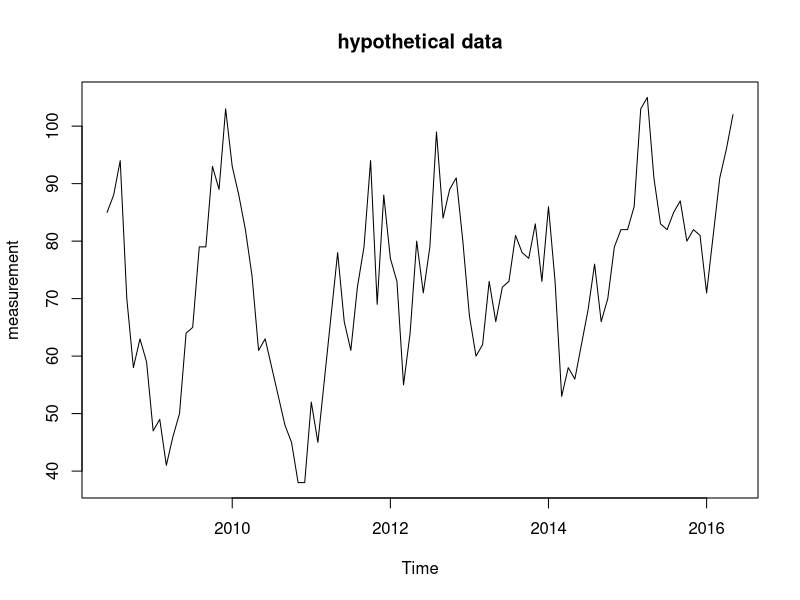
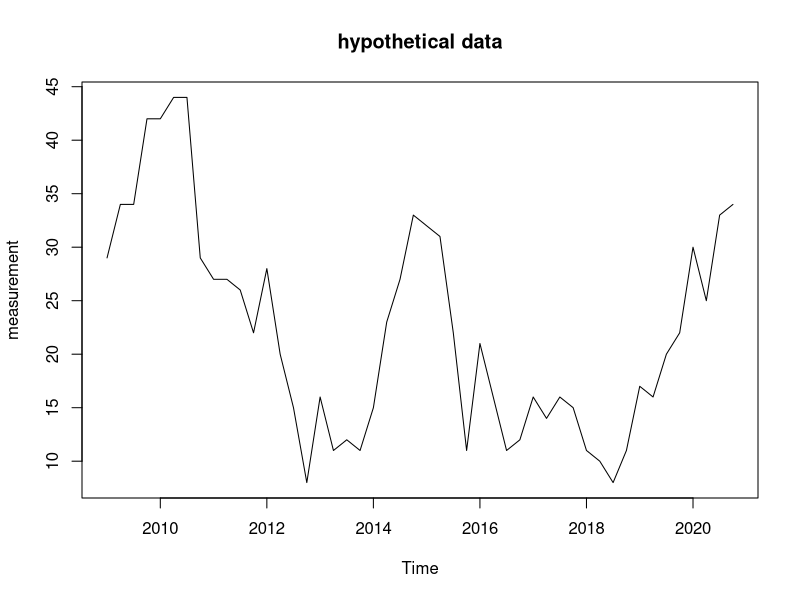
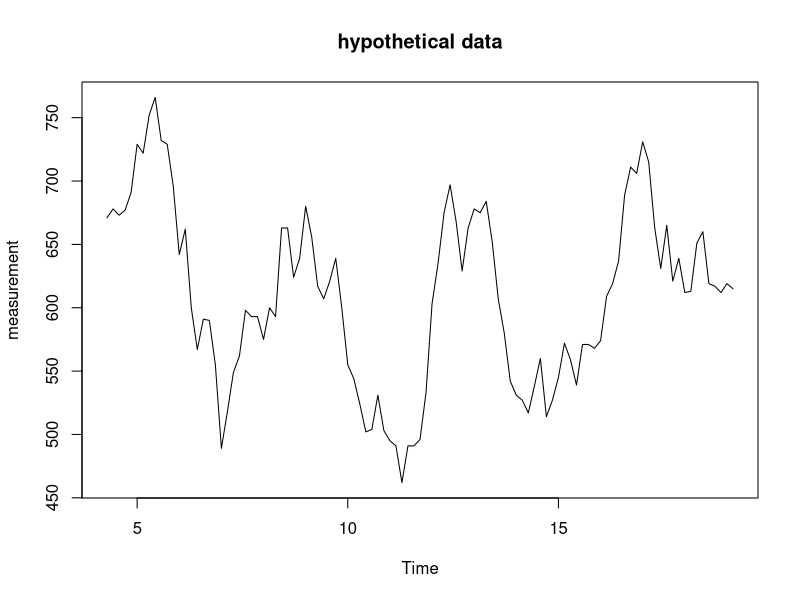
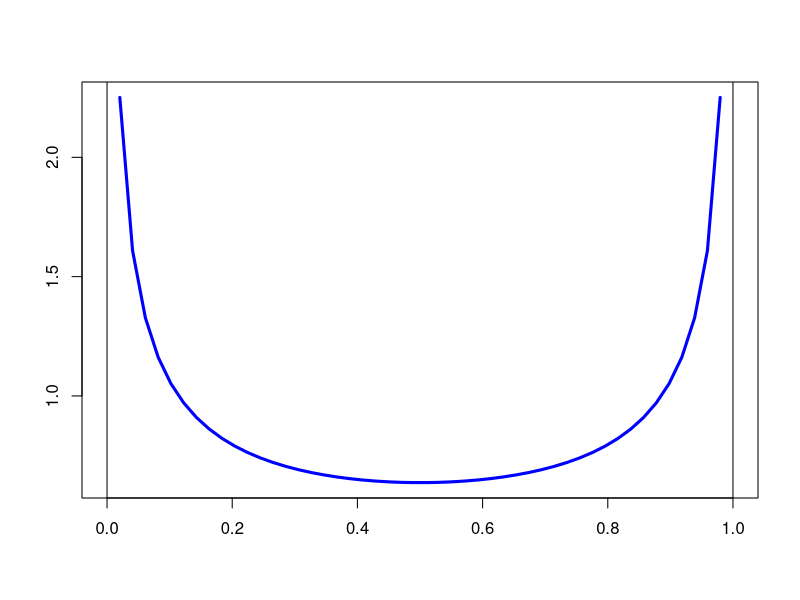
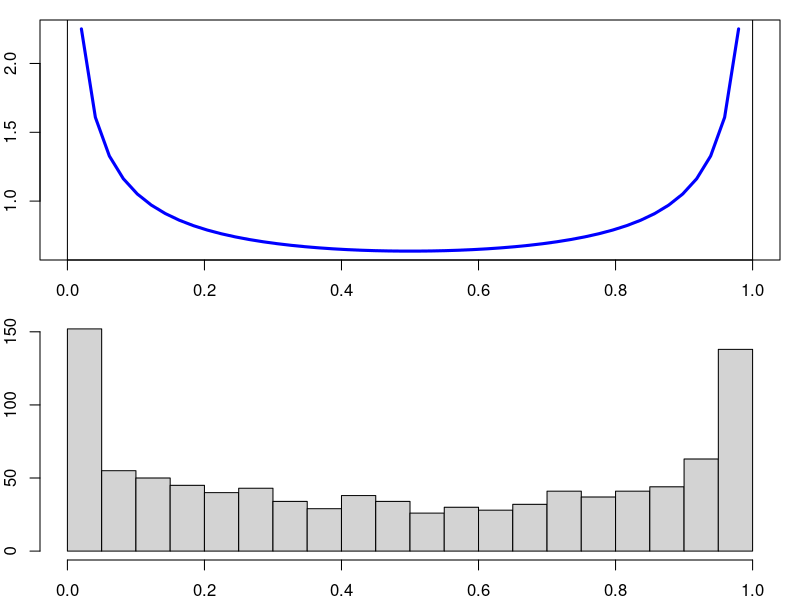
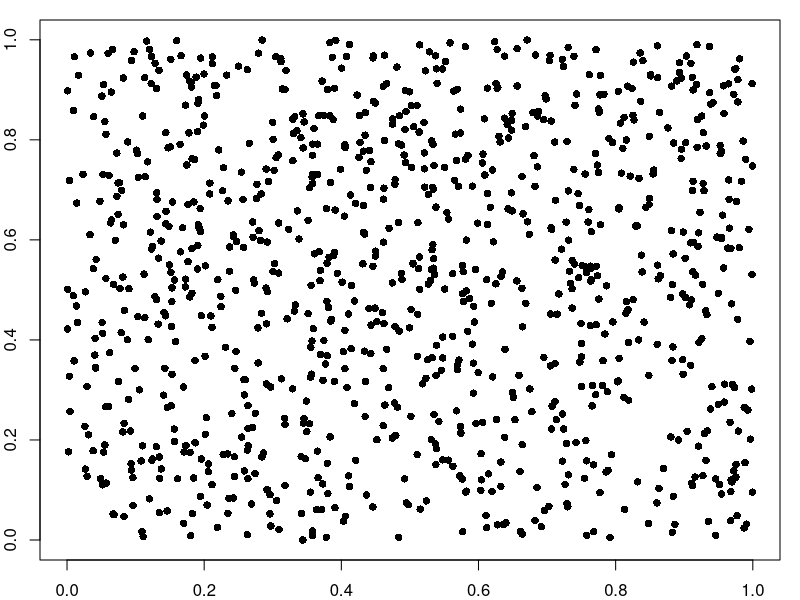
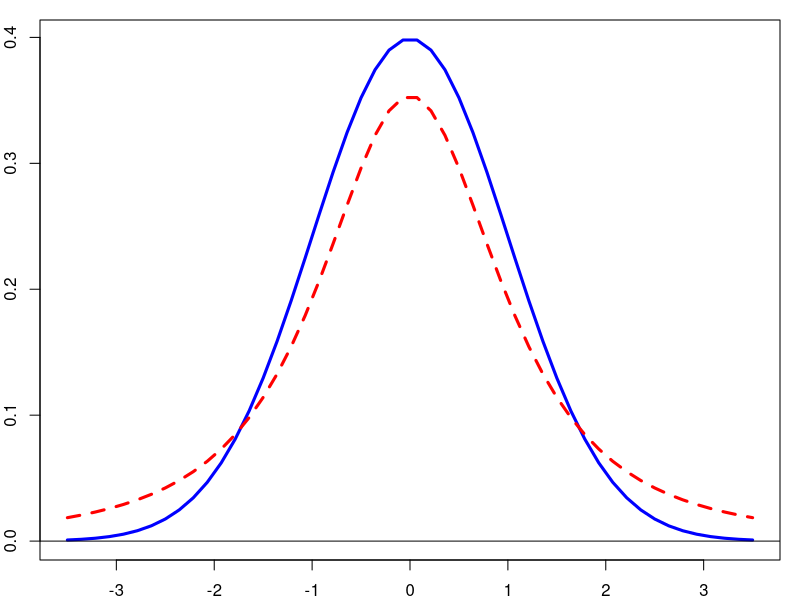
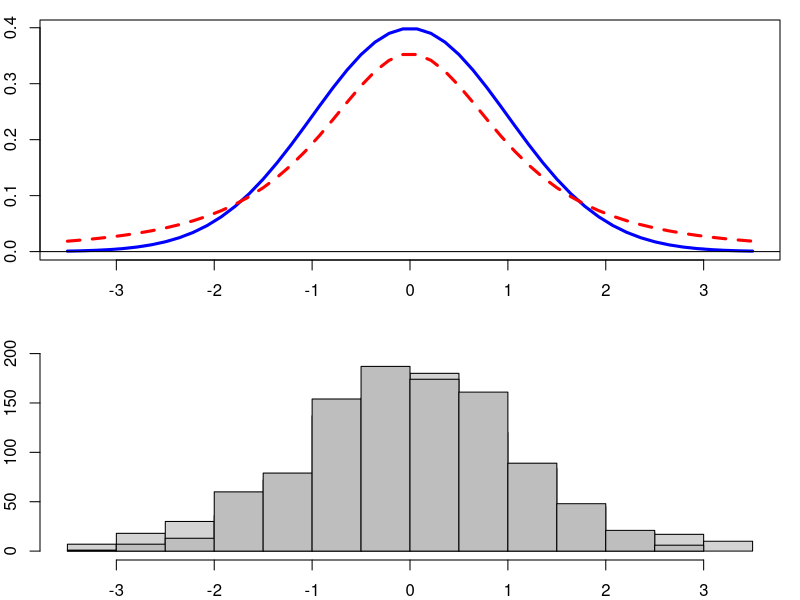

The R script that drew these images, in order:
# =================================================================================
# STAT 5170: Applied Time Series
# Numerical examples for part A of learning unit 1
# =================================================================================
#
# The aim of this set of examples is to familiarize the student with R and introduce a number of programming techniques that will be used in later examples.
#
# =================================================================================
# Time series objects
# =================================================================================
#
# R includes a specialized format for time series data. As an example consider the following data set of n=96 time-ordered measurements from a hypothetical process.

x.data <- c(85, 88, 94, 70, 58, 63, 59, 47, 49, 41, 46, 50, 64, 65, 79, 79, 93, 89, 103, 93, 88, 82, 74, 61, 63, 58, 53, 48, 45, 38, 38, 52, 45, 56, 67, 78, 66, 61, 72, 79, 94, 69, 88, 77, 73, 55, 64, 80, 71, 79, 99, 84, 89, 91, 80, 67, 60, 62, 73, 66, 72, 73, 81, 78, 77, 83, 73, 86, 73, 53, 58, 56, 62, 68, 76, 66, 70, 79, 82, 82, 86, 103, 105, 91, 83, 82, 85, 87, 80, 82, 81, 71, 81, 91, 96, 102)

# The time series format is implemented by converting this sequence of measurements to a time series object. Its advantage is that is stores information about the starting times, ending times, and intervals assoicated with the sequence.

# Let us suppose the data sequence above is of monthly measurements over an eight year period starting in June 2006. The conversion to a time series object is implemented by the following commands

x.ts <- ts(data=x.data, frequency=12, start=c(2008, 6))

# The data may now quickly be displayed in a table organized for monthly data

x.ts

# Similarly, a nice plot of the data is easily generated using the specialized "ts.plot" function

ts.plot(x.ts, ylab="measurement", main="hypothetical data")

# Quarterly data are also especially compatible with R's time series functionality, as is demonstrated with the following hypothtical data set. 

x.data <- c(29, 34, 34, 42, 42, 44, 44, 29, 27, 27, 26, 22, 28, 20, 15, 8, 16, 11, 12, 11, 15, 23, 27, 33, 32, 31, 22, 11, 21, 16, 11, 12, 16, 14, 16, 15, 11, 10, 8, 11, 17, 16, 20, 22, 30, 25, 33, 34)

x.ts <- ts(data=x.data, frequency=4, start=c(2009, 1))

x.ts

ts.plot(x.ts, ylab="measurement", main="hypothetical data")

# Other time intervals may also be specified, but may not be translated to familiar labels in printed output. For example, daily data organized within weeks is not automatically organized into a table reflecting that format in printed output, nor are the usual names of days of the week generated.

x.data <- c(671, 678, 673, 677, 691, 729, 722, 752, 766, 732, 729, 696, 642, 662, 600, 567, 591, 590, 555, 489, 518, 549, 562, 598, 593, 593, 575, 600, 593, 663, 663, 624, 639, 680, 656, 617, 607, 621, 639, 600, 555, 544, 524, 502, 504, 531, 503, 495, 491, 462, 491, 491, 496, 533, 603, 635, 675, 697, 668, 629, 663, 678, 675, 684, 652, 607, 580, 542, 531, 527, 517, 538, 560, 514, 527, 545, 572, 559, 539, 571, 571, 568, 574, 609, 619, 637, 689, 711, 706, 731, 715, 663, 631, 665, 621, 639, 612, 613, 651, 660, 619, 617, 612, 619, 615)

x.ts <- ts(data=x.data, frequency=7, start=c(4, 3))

x.ts

# However, note that the time-value of the final data point is calculated within the specified organizing system. Also, the week is displayed as the basic unit in a time series plot. 

ts.plot(x.ts, ylab="measurement", main="hypothetical data")

# =================================================================================
# Generating random numbers
# =================================================================================
#
# Often this course we will use simulation to explore the properties of time-series models, or to implement statistical inference procedures. For this, it is helful to refamiliarize ourselves with a few interesting probability distributions, and learn how to work with them in R.

# ---------------------------------------------------------------------------------
# Beta distributions
# ---------------------------------------------------------------------------------

# Random variables that have a beta distribution fall within the unit interval. The graph of a beta density with parameters alpha=1/2 and beta=1/2 is generated as follows.  

alpha <- 1/2
beta <- 1/2
x.grid <- seq(from=0, to=1, length.out=50)
p.grid <- dbeta(x=x.grid, shape1=alpha, shape2=beta)

plot(x.grid, p.grid, type="l", lty=1, lwd=3, col="blue", xlab="", ylab="")
abline(h=0, lty=1, lwd=1)
abline(v=c(0,1), lty=1, lwd=1)

# The following code uses the "rbeta" function to simulate an independent and identically distributed sample of beta random variables with common parameters alpha=1/2 and beta=1/2.

n.samp <- 1000
x.samp <- numeric(length=n.samp)
for (i.samp in 1:n.samp) {
  x.val <- rbeta(n=1, shape1=alpha, shape2=beta)
  x.samp[i.samp] <- x.val
}

# A histogram of the similated data, displayed with the correspnding density, is generated as follows:

par(mfrow = c(2, 1))
par(mar=c(2.00, 2.00, 1.00, 1.00)) #bottom, left, top, and right
plot(x.grid, p.grid, type="l", lty=1, lwd=3, col="blue", xlab="", ylab="")
abline(v=c(0,1), lty=1, lwd=1)

hist(x.samp, breaks=20, xlab="", ylab="", main="")
par(mfrow = c(1, 1))

# Recall that a uniform distribution is just a beta distribution with parameters alpha=1 and beta=1. A uniform distribution in the unit square is understood as the distribution of pair of independent uniform random variables.

# The following code uses the "runif" function to simulate an independent and identically distributed sample of uniform bivariate random vectors on the square.

n.samp <- 1000
x.samp <- matrix(data=0, nrow=2, ncol=n.samp)
for (i.samp in 1:n.samp) {
  x.vect <- runif(n=2, min=0, max=1)
  x.samp[, i.samp] <- x.vect
}

# A plot of these data is generated as follows:

plot(x.samp[1,], x.samp[2,], pch=16, cex=1, xlab="", ylab="")

# ---------------------------------------------------------------------------------
# Normal distributions and t distributions
# ---------------------------------------------------------------------------------

# Recall that densities of the normal distributions and t distributions are bell shaped, but a t distribution has "thick tails." Overlaid example densities of each of these distributons are generated by the code below. Notice that the normal density is standard normal, and the t density has df=4 degrees of freedom.

x.min <- -3.5
x.max <- 3.5
x.grid <- seq(from=x.min, to=x.max, length.out=50)
z.grid <- dnorm(x=x.grid, mean=0, sd=1)
t.grid <- dt(x=x.grid, df=2)

plot(x.grid, z.grid, type="l", lty=1, lwd=3, col="blue", xlab="", ylab="")
lines(x.grid, t.grid, lty=2, lwd=3, col="red")
abline(h=0, lty=1, lwd=1)

# Simulated data from each distributions is generated by the following code, and displayed with the corresponding density plots as overlaid histograms.

n.samp <- 1000
z.samp <- numeric(length=n.samp)
t.samp <- numeric(length=n.samp)
for (i.samp in 1:n.samp) {
  z.val <- rnorm(n=1, mean=0, sd=1)
  t.val <- rt(n=1, df=2)
  z.samp[i.samp] <- z.val
  t.samp[i.samp] <- t.val
}

par(mfrow = c(2, 1))
par(mar=c(2.00, 2.00, 1.00, 1.00)) #bottom, left, top, and right
plot(x.grid, z.grid, type="l", lty=1, lwd=3, col="blue", xlab="", ylab="")
lines(x.grid, t.grid, lty=2, lwd=3, col="red")
abline(h=0, lty=1, lwd=1)

hist(t.samp[which((t.samp > x.min) & (t.samp < x.max))], breaks=20, ylim=c(0,225), xlab="", ylab="", main="")
hist(z.samp, breaks=20, col="grey", add=TRUE)
par(mfrow = c(1, 1))

# Consider the distribution of a bivariate normal random vector such that the entries are independent and each has standard normal distribution. Simulated bivariate random vectors from this distribution, when plotted, form a circular shape.

n.samp <- 1000
z.samp <- matrix(data=0, nrow=2, ncol=n.samp)
for (i.samp in 1:n.samp) {
  z.vect <- rnorm(n=2, mean=0, sd=1)
  z.samp[, i.samp] <- z.vect
}

plot(z.samp[1,], z.samp[2,], pch=16, cex=1, xlab="", ylab="")

# Eliptical shapes arise by linear transformation of the random vectors. To simulate a sample of bivariate normal random vectors from a normal distributon with mean mu.vect and covariance matrix Sig.mat, start by simulating pairs of independent standard normal random vectors and apply the following transformation:
#
# x.vect = mu.vect + Sig.sqrt %*% z.vect
#
# where Sig.sqrt is the matrix square-root of Sig.mat, and %*% is R's syntax for matrix multiplication. The matrix square-root, Sig.sqrt, of Sig.mat is defined as the matrix such that
#
# Sig.mat = Sig.sqrt %*% Sig.sqrt
#
# It may be calculated using the "sqrtm" function, which is included in the package called "expm", which must be loaded during the R session.

#install.packages("expm")
library(expm)

# The following code simulates a sample of bivariate normal random vectors from a distributon with respective means mu1=100 and mu2=50, respective standard deviations sig1=30 and sig2=10, and correlation rho=0.75.

mu1 <- 100
mu2 <- 50
sig1 <- 30
sig2 <- 10
rho <- 0.75

mu.vect <- c(mu1, mu2)
Sig.mat <- matrix(data=0, nrow=2, ncol=2)
Sig.mat[1,1] <- sig1^2
Sig.mat[1,2] <- rho*sig1*sig2
Sig.mat[2,1] <- Sig.mat[1,2]
Sig.mat[2,2] <- sig2^2

Sig.sqrt <- sqrtm(Sig.mat)

n.samp <- 1000
z.samp <- matrix(data=0, nrow=2, ncol=n.samp)
x.samp <- matrix(data=0, nrow=2, ncol=n.samp)
for (i.samp in 1:n.samp) {
  z.vect <- rnorm(n=2, mean=0, sd=1)
  z.samp[, i.samp] <- z.vect
  x.samp[, i.samp] <- mu.vect + Sig.sqrt %*% z.vect
}

par(mfrow = c(2, 2))
plot(z.samp[1,], z.samp[2,], pch=16, cex=1, xlab="", ylab="")
plot(x.samp[1,], x.samp[2,], pch=16, cex=1, xlab="", ylab="")
par(mfrow = c(1, 1))

# Note that summary statistics for means, standard deviations, and correlations calculated in the simulated data produce values near to the values specified.

print(paste("mu1=", sprintf("%4.2f", mu1), "; ybar1=", sprintf("%4.2f", mean(x.samp[1,])), sep=""))
print(paste("mu2=", sprintf("%4.2f", mu2), "; ybar2=", sprintf("%4.2f", mean(x.samp[2,])), sep=""))
print(paste("sig1=", sprintf("%4.2f", sig1), "; s1=", sprintf("%4.2f", sd(x.samp[1,])), sep=""))
print(paste("sig2=", sprintf("%4.2f", sig2), "; s2=", sprintf("%4.2f", sd(x.samp[2,])), sep=""))
print(paste("rho=", sprintf("%6.4f", rho), "; r=", sprintf("%6.4f", cor(x.samp[1,], x.samp[2,])), sep=""))

# ---------------------------------------------------------------------------------
# Chi-square distributions
# ---------------------------------------------------------------------------------

# A chi-square distribution is asymmetric with a long tail to the right. The following code produces a plot of a chi-square density with df=3 degrees of freedom together with a histogram of a sample of values simulated from that distribution.

df <- 3
x.min <- 0
x.max <- 8
x.grid <- seq(from=x.min, to=x.max, length.out=50)
p.grid <- dchisq(x=x.grid, df=df)

n.samp <- 1000
x.samp <- numeric(length=n.samp)
for (i.samp in 1:n.samp) {
  x.val <- rchisq(n=1, df=df)
  x.samp[i.samp] <- x.val
}

par(mfrow = c(2, 1))
par(mar=c(2.00, 2.00, 1.00, 1.00)) #bottom, left, top, and right
plot(x.grid, p.grid, type="l", lty=1, lwd=3, col="blue", xlab="", ylab="")
abline(v=0, lty=1, lwd=1)

hist(x.samp[which(x.samp < x.max)], breaks=20, xlab="", ylab="", main="")
par(mfrow = c(1, 1))

# A scaled inverse-chi-square distribution is defined as a transformation of the chi-square distributions. Specifically, if the random variable X has a chi-square distribution with df degrees of freedom, then, for a constant value lambda, the random variable
#
# Y = lambda / X
#
# has a scaled inverse-chi-square distribution with scale parameter lambda and df degrees of freedom.

# The density of a scaled inverse-chi-square distribution can be worked out using the transformation theorem. It is 
#
# p(y) = (0.5*lambda)^(0.5*df)*y^(-(0.5*df+1))*exp(-0.5*lambda/y)/gamma(0.5*df)
#
# However, this density formula is not needed to simulate a sample from the distribution. To simulate such a sample, just simulate values of the chi-square random variable and apply the transformation.

# The following code produces a plot of scaled inverse-chi-square density with scale parameter lambda=5 and df=3 degrees of freedom together with a sample histogram.

lambda <- 5
df <- 3
y.min <- 0
y.max <- 8
y.grid <- seq(from=y.min, to=y.max, length.out=50)
p.grid <- (0.5*lambda)^(0.5*df)*y.grid^(-(0.5*df+1))*exp(-0.5*lambda/y.grid)/gamma(0.5*df)

n.samp <- 1000
y.samp <- numeric(length=n.samp)
for (i.samp in 1:n.samp) {
  x.val <- rchisq(n=1, df=df)
  y.samp[i.samp] <- lambda / x.val
}

par(mfrow = c(2, 1))
par(mar=c(2.00, 2.00, 1.00, 1.00)) #bottom, left, top, and right
plot(y.grid, p.grid, type="l", lty=1, lwd=3, col="blue", xlab="", ylab="")
abline(h=0, lty=1, lwd=1)
abline(v=0, lty=1, lwd=1)

hist(y.samp[which(y.samp < y.max)], breaks=20, xlab="", ylab="", main="")
par(mfrow = c(1, 1))

# ---------------------------------------------------------------------------------
# Triangular distributions
# ---------------------------------------------------------------------------------

# A triangular distribution has a density of the type displayed in the plot produced by the following code.

plot(c(0, 0.5, 2), c(0, 1, 0), type="l", lty=1, lwd=3, col="blue", xlab="", ylab="")
abline(h=0, lty=1, lwd=1)
abline(v=0.5, lty=2, lwd=1)

# Observe that this density has a peak of p(x) = 1 located at x=0.5, away from which the density decreases linearly to zero at values x=0 and x=2.

# It may not be immediately clear how one would go about simulating a sample from this distribution. One approach is to apply a general numerical strategy called inverse-CDF sampling. This strategy assumes that an explicit formula for the inverse-CDF of the distribution is available. Recall that the inverse-CDF of a random variable X is the function ICDF(u) such that ICDF(u)=x if, and only if, CDF(x)=u, where CDF(x) = P[x <= X] is the cumulative distribution function of X.

# One can check that the density of the particular triangular distribution, above, has the formula
#
# p(x) = 2*x if 0 <= x < 0.5; and (2/3)*(2-x) if 0.5 <= x < 2.
#
# The corresponding cumulative distribution function has the formula
#
# CDF(x) = x^2 if 0 <= x < 0.5; and (4/3)*x*(1-0.25*x) - 1/3 if 0.5 <= x < 2.
#
# The corresponding inverse-CDF has the formula
#
# ICDF(u) = sqrt(u) if 0 <= u < 0.25; and 2 - sqrt(3*(1-u)) if 0.25 <= x < 1

# These functions are coded as user-defined functions in R as follows

tri.dens <- function(x) {
  if ((0 <= x) & (x < 0.5)) {
    val <- 2*x
  } else if ((0.5 <= x) & (x <= 2)) {
    val <- (2/3)*(2-x)
  } else {
    val <- NA
  }
  return(val)
}

tri.cdf <- function(x) {
  if ((0 <= x) & (x < 0.5)) {
    val <- x^2
  } else if ((0.5 <= x) & (x <= 2)) {
    val <- (4/3)*x*(1-0.25*x) - 1/3
  } else {
    val <- NA
  }
  return(val)
}

tri.invcdf <- function(u) {
  if ((0 <= u) & (u < 0.25)) {
    val <- sqrt(u)
  } else if ((0.25 <= u) & (u <= 1)) {
    val <- 2 - sqrt(3*(1-u))
  } else {
    val <- NA
  }
  return(val)
}

# Plots of the CDF and inverse-CDF are generated by the following code

n.val <- 50
x.grid <- seq(from=0, to=2, length.out=n.val)
u.grid <- seq(from=0, to=1, length.out=n.val)
cdf.grid <- numeric(length=n.val)
invcdf.grid <- numeric(length=n.val)
for (i.val in 1:n.val) {
  x.val <- x.grid[i.val]
  cdf.grid[i.val] <- tri.cdf(x.val)
  u.val <- u.grid[i.val]
  invcdf.grid[i.val] <- tri.invcdf(u.val)
}

par(mfrow = c(2, 2))
plot(x.grid, cdf.grid, type="l", lty=1, lwd=3, col="blue", xlab="", ylab="", main="CDF")
abline(h=c(0,1), lty=1, lwd=1)

plot(u.grid, invcdf.grid, type="l", lty=1, lwd=3, col="blue", xlab="", ylab="", main="inverse-CDF")
abline(v=c(0,1), lty=1, lwd=1)
par(mfrow = c(1, 1))

# To simulate a single random variable from this distribtuon, the first step is to simulate a random variable U from a uniform distribution on the unit interval; the second step is to evaluate X=ICDF(U), the inverse-CDF of the triangular distribution at the value U. It can be shown that the random variable X has the desired triangular distribution.

# The following code produces a histogram of a sample of values simulated from the triangular distribution, alongside a plot of the density.

n.val <- 49
x.grid <- seq(from=0, to=2, length.out=n.val)
p.grid <- numeric(length=n.val)
for (i.val in 1:n.val) {
  x.val <- x.grid[i.val]
  p.grid[i.val] <- tri.dens(x.val)
}

n.samp <- 1000
x.samp <- numeric(length=n.samp)
for (i.samp in 1:n.samp) {
  u.val <- runif(n=1, min=0, max=1)
  x.samp[i.samp] <- tri.invcdf(u.val)
}

par(mfrow = c(2, 1))
par(mar=c(2.00, 2.00, 1.00, 1.00)) #bottom, left, top, and right
plot(x.grid, p.grid, type="l", lty=1, lwd=3, col="blue", xlab="", ylab="")
abline(h=0, lty=1, lwd=1)
abline(v=0.5, lty=2, lwd=1)

hist(x.samp, breaks=20, xlab="", ylab="", main="")
par(mfrow = c(1, 1))

# In theory, the inverse-CDF strategy applies to any distribution, however complex. In practice, however, it may not always be possible to implement the strategy within the practical limitations of the context. The difficuly is that the inverse-CDF must be known completely, which means that it must be possible to determine the constant factor that makes the density integrate to one. This can sometimes be accomplished numerically, but in complex problems the inverse-CDF sampling strategy is sometimes infeasible.

# =================================================================================
# Dependent and identically distributed samples
# =================================================================================
#
# Students of statistics quickly become familiar with the concept of an independent and identically distributed sample of values, but when first exposed to concepts in time series analysis it may take some time to grasp the notion of dependent sample measurements that are nevertheless identically distributed.

# The following is a simple, toy example of a simulation that produces a random time series of dependent values.

# The steps to produce the sample are as follows:

# Step 1: Specify an even-numbered sample size, n, and simulate an independent and identically distributed size-n sample from some distribuion.

# Step 2: Find the pair of values that are closest to each other, randomly place them next to each other in the time series. 

# Step 3: Repeat Step 2 for the values that have not yet been placed in the time series, until there are no more values to place.

# The simulation is coded, below, as a user-defined function, taking as input the initial i.i.d. sample.

sim.did.samp <- function(iid.samp) {
  # ----- ----- subfunctions ----- -----
  find.close.pair <- function(in.seq) {
    n.val <- length(in.seq)
    if (n.val <= 2) {
      out.seq <- in.seq
    } else {
      min.dist <- Inf
      for (i.val in 1:(n.val-1)) {
        for (j.val in (i.val+1):n.val) {
          dist <- abs(in.seq[i.val] - in.seq[j.val])
          if (dist < min.dist) {
            min.dist <- dist
            pair.idx <- c(i.val, j.val)
          }
        }
      }
      out.seq <- in.seq[c(pair.idx, setdiff(1:n.val, pair.idx))]
    }
    return(out.seq)
  }
  # ----- ----- --- main --- ----- -----
  n <- length(iid.samp)
  halfn <- n/2
  did.samp <- numeric(length=n)
  pair.ord <- seq(from=1, to=n, by=2)[sample.int(n=halfn, size=halfn, replace=FALSE)]
  rem.samp <- iid.samp
  for (i.pair in 1:(halfn-1)) {
    new.samp <- find.close.pair(rem.samp)
    rem.samp <- new.samp[3:length(rem.samp)]
    did.samp[c(pair.ord[i.pair], pair.ord[i.pair]+1)] <- new.samp[1:2]
  }
  i.pair <- halfn
  did.samp[c(pair.ord[i.pair], pair.ord[i.pair]+1)] <- rem.samp
  return(did.samp)
}

# The following code generates plots of the initial i.i.d. sample and dependent sample. 

n <- 36
iid.samp <- rnorm(n=n, mean=0, sd=1)
iid.ts <- ts(data=iid.samp, frequency=2, start=c(1,1))
did.samp <- sim.did.samp(iid.samp)
did.ts <- ts(data=did.samp, frequency=2, start=c(1,1))

par(mfrow = c(2, 1))
par(mar=c(2.00, 2.00, 1.00, 1.00)) #bottom, left, top, and right
ts.plot(iid.ts, ylab="measurement", main="i.i.d. sample")
ts.plot(did.ts, ylab="measurement", main="d.i.d. sample")
par(mfrow = c(1, 1))

# Observe in the plot of the dependent sample that adjacent values tend to be similar, provided the time index of the first value in the pair is odd.

# This pattern indicates there is dependency within the sample values, which is understood through the sample's time ordering. It is an example of a characteristic called autocorrelation, meaning that the time series is correlated with itself.

# A summary statistic measuring this type of autocorrelation is calculated as follows.

odd.ac <- cor(did.samp[seq(from=1, to=n-1, by=2)], did.samp[seq(from=2, to=n, by=2)])
odd.ac

# Notice autocorrelation is much smaller and is often negative within adjacent values where the time index of the first value in the pair is even. In other words, the values within those pairs often tend to be very different.

even.ac <- cor(did.samp[seq(from=2, to=n-2, by=2)], did.samp[seq(from=3, to=n-1, by=2)])
even.ac

# Here, we see that the autocorrelation within adjacent values depends on the starting index of the pair. This is a more complex pattern of autocorrelation then arises in most of the time-series models that we will study in the course. Specifically, much of our attention will be focused on what are called stationary time series, where autocorrelation between value is only determined by the time distance between the values, leaving the time location of the values irrelevant.

# The two calculations of autocorrelation made above can be explored more extensively using simulated repeated sampling. Here, the entire time series is repeatedly re-simulated, and each time the autocorrelation statistics are recalculated on the newly simulated data, and stored for later examination. The resulting sequences of summary-statistic values are simulations of the statistics' sampling distributions, which can be examined to get a sense of the probabilistic properties of the algorithm that simulates this type of dependent time series.

# Simulated repeated sampling is implemented by the following code.

n.rep <- 10000
n <- 36
odd.ac.seq <- numeric(length=n.rep)
even.ac.seq <- numeric(length=n.rep)
for (i.rep in 1:n.rep) {
  iid.samp <- rnorm(n=n, mean=0, sd=1)
  did.samp <- sim.did.samp(iid.samp)
  odd.ac <- cor(did.samp[seq(from=1, to=n-1, by=2)], did.samp[seq(from=2, to=n, by=2)])
  even.ac <- cor(did.samp[seq(from=2, to=n-2, by=2)], did.samp[seq(from=3, to=n-1, by=2)])
  odd.ac.seq[i.rep] <- odd.ac
  even.ac.seq[i.rep] <- even.ac
}

# The code below generates histograms of the sampling distributions for the two autocorrelation statistics. 

par(mfrow = c(2, 1))
par(mar=c(2.00, 2.00, 1.00, 1.00)) #bottom, left, top, and right
hist(odd.ac.seq, xlim=c(-1,1), main="odd")
hist(even.ac.seq, xlim=c(-1,1), main="even")
par(mfrow = c(1, 1))

# We see that adjacent pairs with an odd first-entry tend to be strongly correlated in a positive direction.  Autocorrelations are much weaker within adjacent pairs with an odd first-entry. The following calculation produces an approximation to the probability that the latter autocorrelation is negative:

rel.freq <- length(which(even.ac.seq < 0)) / n.rep
rel.freq

# From this value we see that the odds are slightly better than even that this autocorrelation statistic would be negative.
